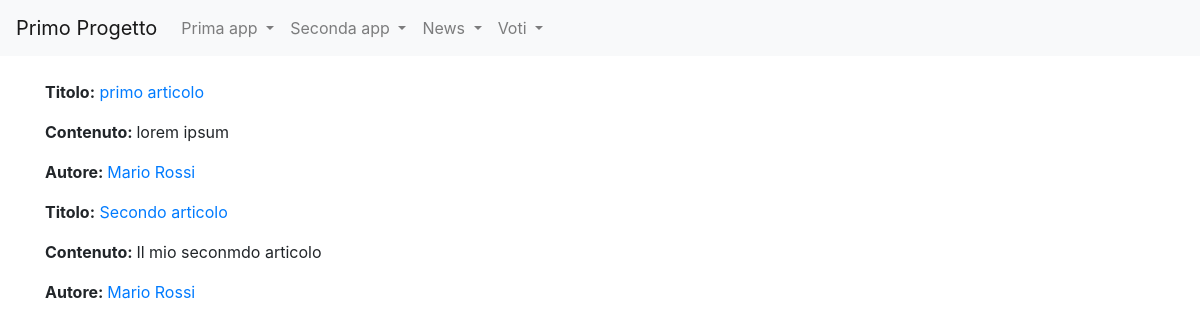
Before: /news/lista_articoli/ with the older database file.
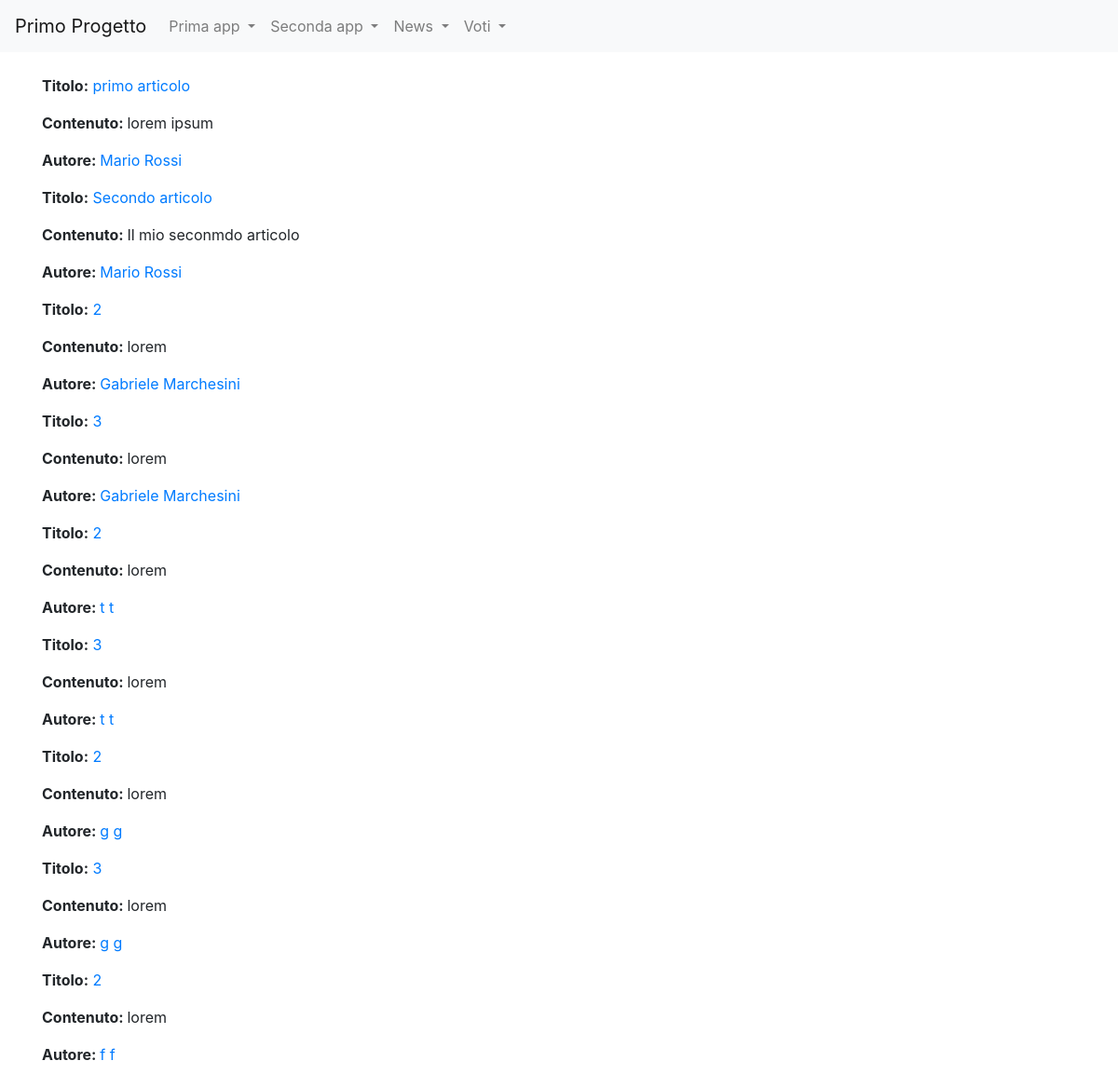
After: the same page with the newer database file.
### news/models.py (models this page shows, shortened)
class Articolo(models.Model):
    titolo=models.CharField(max_length=20)
    contenuto=models.TextField()
    giornalista=models.ForeignKey(Giornalista, on_delete=models.CASCADE, related_name="articoli")
    visualizzazioni=models.IntegerField(default=0)
    data_articolo=models.DateTimeField(default=datetime.now())
    class Meta:
        verbose_name="Articolo"
        verbose_name_plural="Articoli"

class Giornalista(models.Model):
    nome=models.CharField(max_length=20)
    cognome=models.CharField(max_length=20)
    anno_nascita=models.DateTimeField(default=datetime.now())
    def __str__(self):
        return self.nome+" "+self.cognome
    class Meta:
        verbose_name="Giornalista"
        verbose_name_plural="Giornalisti"

### news/views.py (the view)
# urls.py: path("lista_articoli/", lista_articoli, name="lista_articoli1"),
def lista_articoli(request, pk=None):
    if(pk):
        articoli=Articolo.objects.filter(giornalista_id=pk)
        context={
            'articoli':articoli,
        }
        return render(request,'lista_articoli.html',context)
    else:
        articoli=Articolo.objects.all()
        context={
            'articoli':articoli,
        }
        return render(request,'lista_articoli_all.html',context)

### news/templates/lista_articoli_all.html (shortened to what this page needs)
{% extends "base.html" %}
{% block content %}
    {% for articolo in articoli %}
    <p><strong>Titolo:</strong>
        <a href={% url 'news:articolo_detail' articolo.id %}>{{articolo.titolo}}</a>
        </p>
        <p><strong>Contenuto: </strong>{{articolo.contenuto}}</p>
        <p><strong>Autore: </strong>
            <a href={% url 'news:giornalista_detail' articolo.giornalista.id %}>{{articolo.giornalista}}</a>
        </p>
    {% endfor %}
{% endblock content %}

Changed rows visible on the page:
added Articolo: titolo "2", contenuto "lorem", giornalista "Gabriele Marchesini"
added Articolo: titolo "3", contenuto "lorem", giornalista "Gabriele Marchesini"
added Articolo: titolo "2", contenuto "lorem", giornalista "t t"
added Articolo: titolo "3", contenuto "lorem", giornalista "t t"
added Articolo: titolo "2", contenuto "lorem", giornalista "g g"
added Articolo: titolo "3", contenuto "lorem", giornalista "g g"
added Articolo: titolo "2", contenuto "lorem", giornalista "f f"
